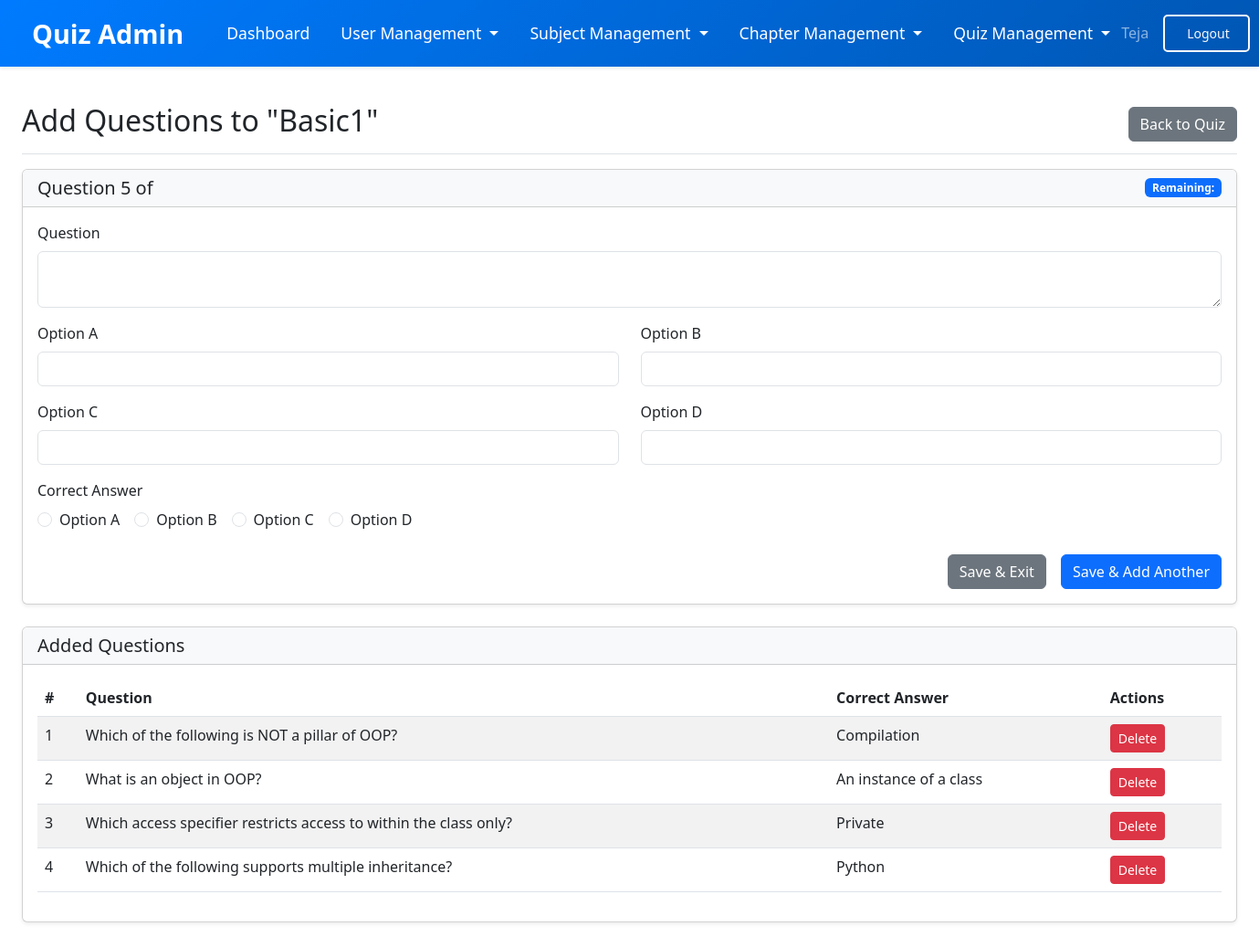
The page /admin/quiz/1/add_questions (signed in) on the database its author committed.
### models/models.py (models this page shows)
class User(db.Model, UserMixin):
    __tablename__ = 'user'
    id = db.Column(db.Integer , primary_key = True,autoincrement=True)
    email = db.Column(db.String(150) , unique=True)
    password = db.Column(db.String(150))
    name = db.Column(db.String(150))
    qualification = db.Column(db.String(150))
    dob = db.Column(db.Date, nullable=True)
    is_admin = db.Column(db.Boolean, default=False)
    scores = db.relationship('Score', backref='user', lazy=True)

class Quiz(db.Model , UserMixin):
    __tablename__ = 'quiz'
    id = db.Column(db.Integer , primary_key = True,autoincrement=True)
    Chapter_id = db.Column(db.Integer , db.ForeignKey('chapter.id'),nullable=False)
    date_of_quiz = db.Column(db.DateTime, nullable=False, default=datetime.utcnow)
    title = db.Column(db.String(20) , nullable=False)
    time_duration = db.Column(db.String(5), nullable=False)
    description = db.Column(db.Text)
    questions = db.relationship('Question', backref='quiz', lazy=True, cascade='all, delete-orphan')
    scores = db.relationship('Score', backref='quiz', lazy=True, cascade='all, delete-orphan')

class Question(db.Model,UserMixin):
    __tablename__ = 'question'
    id = db.Column(db.Integer , primary_key = True,autoincrement=True)
    quiz_id = db.Column(db.Integer,db.ForeignKey('quiz.id'),nullable=False)
    quest = db.Column(db.Text,nullable=False)
    option1 = db.Column(db.String(255), nullable=False)
    option2 = db.Column(db.String(255), nullable=False)
    option3 = db.Column(db.String(255), nullable=False)
    option4 = db.Column(db.String(255), nullable=False)
    answer = db.Column(db.Integer,nullable=False)

### models/admin.py (the view, shortened to what this page needs)
@admin.route('/quiz/<int:quiz_id>/add_questions', methods=['GET', 'POST'])
@login_required
@admin_required
def add_questions(quiz_id):
    from .models import Quiz, Question
    quiz = Quiz.query.get_or_404(quiz_id)
    existing_questions = Question.query.filter_by(quiz_id=quiz_id).all()
    questions_count = len(existing_questions)
    return render_template('admin/add_questions.html',
                          user=current_user,
                          quiz=quiz,
                          questions_count=questions_count,
                          existing_questions=existing_questions)

### models/__init__.py (called while the page is built)
def create_app():
    app = Flask(__name__, template_folder=r'C:\Users\DELL\OneDrive\Desktop\quiz-app(final)\quiz-application\templates')
    app.config['SECRET_KEY'] = '24f1005262'
    app.config['SQLALCHEMY_DATABASE_URI'] = f'sqlite:///{DB_NAME}'
    app.config['SQLALCHEMY_TRACK_MODIFICATIONS'] = False
    db.init_app(app)
    l_manager = LoginManager()
    l_manager.login_view = 'auth.login'
    l_manager.init_app(app)
    from .models import User
    @l_manager.user_loader
    def load_user(id):
        return User.query.get(int(id))
    from .auth import auth
    from .views import views
    from .admin import admin
    app.register_blueprint(auth, url_prefix='/')
    app.register_blueprint(views, url_prefix='/')
    app.register_blueprint(admin, url_prefix='/admin')
    create_database(app)
    create_admin(app)
    return app

### models/admin.py (called while the page is built)
def admin_required(f):
    @wraps(f)
    def decorated_function(*args, **kwargs):
        if not current_user.is_authenticated or not current_user.is_admin:
            flash('Access denied. Admin privileges required.', category='error')
            return redirect(url_for('views.home'))
        return f(*args, **kwargs)
    return decorated_function

### templates/admin/add_questions.html (shortened to what this page needs)
{% extends "admin/admin_layout.html" %}
{% block admin_content %}
<div class="d-flex justify-content-between flex-wrap flex-md-nowrap align-items-center pt-3 pb-2 mb-3 border-bottom">
    <h1 class="h2">Add Questions to "{{ quiz.title }}"</h1>
    <div class="btn-toolbar">
        <a href="{{ url_for('admin.view_quiz', quiz_id=quiz.id) }}" class="btn btn-secondary">Back to Quiz</a>
    </div>
</div>
<div class="row mb-4">
    <div class="col-md-12">
        <div class="card shadow-sm">
            <div class="card-header bg-light">
                <div class="d-flex justify-content-between align-items-center">
                    <h5 class="mb-0">Question {{ questions_count + 1 }} of {{ quiz.no_of_questions }}</h5>
                    <span class="badge bg-primary">Remaining: {{ remaining }}</span>
                </div>
            </div>
            <div class="card-body">
                <form method="POST" action="{{ url_for('admin.add_questions', quiz_id=quiz.id) }}">
                    <div class="mb-3">
                        <label for="question" class="form-label">Question</label>
                        <textarea class="form-control" id="question" name="question" rows="2" required></textarea>
                    </div>
                    <div class="row mb-3">
                        <div class="col-md-6">
                            <label for="option1" class="form-label">Option A</label>
                            <input type="text" class="form-control" id="option1" name="option1" required>
                        </div>
                        <div class="col-md-6">
                            <label for="option2" class="form-label">Option B</label>
                            <input type="text" class="form-control" id="option2" name="option2" required>
                        </div>
                    </div>
                    <div class="row mb-3">
                        <div class="col-md-6">
                            <label for="option3" class="form-label">Option C</label>
                            <input type="text" class="form-control" id="option3" name="option3" required>
                        </div>
                        <div class="col-md-6">
                            <label for="option4" class="form-label">Option D</label>
                            <input type="text" class="form-control" id="option4" name="option4" required>
                        </div>
                    </div>
                    <div class="mb-4">
                        <label class="form-label">Correct Answer</label>
                        <div class="d-flex flex-wrap gap-3">
                            <div class="form-check">
                                <input class="form-check-input" type="radio" name="answer" id="answer1" value="option1" required>
                                <label class="form-check-label" for="answer1">
                                    Option A
                                </label>
                            </div>
                            <div class="form-check">
                                <input class="form-check-input" type="radio" name="answer" id="answer2" value="option2">
                                <label class="form-check-label" for="answer2">
                                    Option B
                                </label>
                            </div>
                            <div class="form-check">
                                <input class="form-check-input" type="radio" name="answer" id="answer3" value="option3">
                                <label class="form-check-label" for="answer3">
                                    Option C
                                </label>
                            </div>
                            <div class="form-check">
                                <input class="form-check-input" type="radio" name="answer" id="answer4" value="option4">
                                <label class="form-check-label" for="answer4">
                                    Option D
                                </label>
                            </div>
                        </div>
                    </div>
                    <div class="d-grid gap-2 d-md-flex justify-content-md-end">
                        <button type="submit" name="save_and_exit" class="btn btn-secondary me-md-2">Save & Exit</button>
                        <button type="submit" name="save_and_add" class="btn btn-primary">Save & Add Another</button>
                    </div>
                </form>
            </div>
        </div>
    </div>
</div>
{% if existing_questions %}
<div class="card shadow-sm mb-4">
    <div class="card-header bg-light">
        <h5 class="mb-0">Added Questions</h5>
    </div>
    <div class="card-body">
        <div class="table-responsive">
            <table class="table table-striped">
                <thead>
                    <tr>
                        <th>#</th>
                        <th>Question</th>
                        <th>Correct Answer</th>
                        <th>Actions</th>
                    </tr>
                </thead>
                <tbody>
                    {% for question in existing_questions %}
                    <tr>
                        <td>{{ loop.index }}</td>
                        <td>{{ question.quest }}</td>
                        <td>
                            {% if question.answer == 'option1' %}
                                {{ question.option1 }}
                            {% elif question.answer == 'option2' %}
                                {{ question.option2 }}
                            {% elif question.answer == 'option3' %}
                                {{ question.option3 }}
                            {% elif question.answer == 'option4' %}
                                {{ question.option4 }}
                            {% endif %}
                        </td>
                        <td>
                            <a href="{{ url_for('admin.delete_question', question_id=question.id) }}" class="btn btn-sm btn-danger">Delete</a>
                        </td>
                    </tr>
                    {% endfor %}
                </tbody>
            </table>
        </div>
    </div>
</div>
{% endif %}
{% endblock admin_content %}

### templates/admin/admin_layout.html (shortened to what this page needs)
{% extends "layout.html" %}
{% block content %}
<nav class="navbar navbar-expand-lg navbar-dark bg-dark shadow-sm sticky-top">
    <div class="container-fluid">
        <a class="navbar-brand" href="{{ url_for('admin.dashboard') }}">
            Quiz Admin
        </a>
        <div class="collapse navbar-collapse" id="adminNavbar">
            <ul class="navbar-nav me-auto mb-2 mb-lg-0">
                <li class="nav-item">
                    <a class="nav-link {% if request.endpoint == 'admin.dashboard' %}active{% endif %}" href="{{ url_for('admin.dashboard') }}">
                        Dashboard
                    </a>
                </li>
                <li class="nav-item dropdown">
                    <a class="nav-link dropdown-toggle {% if request.endpoint in ['admin.users', 'admin.add_user'] %}active{% endif %}" href="#" id="userDropdown" role="button" data-bs-toggle="dropdown" aria-expanded="false">
                        User Management
                    </a>
                </li>
                <li class="nav-item dropdown">
                    <a class="nav-link dropdown-toggle " href="#" id="subjectDropdown" role="button" data-bs-toggle="dropdown" aria-expanded="false">
                        Subject Management
                    </a>
                </li>
                <li class="nav-item dropdown">
                    <a class="nav-link dropdown-toggle " href="#" id="chapterDropdown" role="button" data-bs-toggle="dropdown" aria-expanded="false">
                        Chapter Management
                    </a>
                </li>
                <li class="nav-item dropdown">
                    <a class="nav-link dropdown-toggle " href="#" id="quizDropdown" role="button" data-bs-toggle="dropdown" aria-expanded="false">
                        Quiz Management
                    </a>
                </li>
            </ul>
            <div class="d-flex">
                <span class="navbar-text me-3">
                     {{ user.name }}
                </span>
                <a href="{{ url_for('auth.logout') }}" class="btn btn-outline-light btn-sm">
                    Logout
                </a>
            </div>
        </div>
    </div>
</nav>
<div class="container-fluid py-4 px-4">
    {% block admin_content %}{% endblock %}
</div>
{% endblock content %}

### templates/layout.html (style rules this page uses)
.navbar { background: linear-gradient(135deg, #007bff, #0056b3); padding: 15px 0; transition: 0.3s ease-in-out; }
.navbar-brand { font-size: 1.8rem; font-weight: bold; color: #fff; transition: 0.3s; padding: 0 15px; }
.navbar-nav { align-items: center; gap: 10px; }
.navbar-nav .nav-link { color: #ffffff; font-size: 1.1rem; padding: 8px 15px; transition: 0.3s; border-radius: 5px; }
.nav-item { display: flex; align-items: center; }
.navbar .btn-outline-light { padding: 8px 20px; border-width: 2px; font-weight: 500; border-radius: 5px; transition: all 0.3s ease; }
.navbar-collapse { justify-content: flex-end; }

### rows shown on the page
User: name "Teja"
Quiz: title "Basic1"
Question: quest "Which of the following is NOT a pillar of OOP?", option4 "Compilation"
Question: quest "What is an object in OOP?", option3 "An instance of a class"
Question: quest "Which access specifier restricts access to within the class only?", option2 "Private"
Question: quest "Which of the following supports multiple inheritance?", option2 "Python"

### other values the page prints
{{ questions_count + 1 }} "5"
